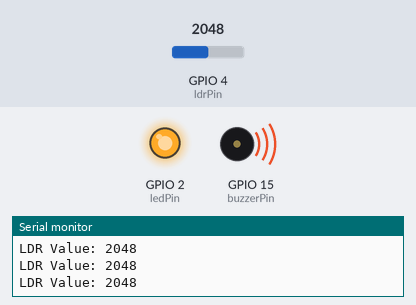
The sketch below on a simulated ESP32. On the bench: output pins drawn as LEDs (lit = HIGH), buzzer (waves = sounding), the last lines printed to the serial monitor. The inputs (shaded band) are chosen by the test bench; at power-on: GPIO 4 (ldrPin) = 2048.

Above: at 1.25 s.
1.3 s: GPIO 4 (ldrPin) set to 1529
4.3 s: GPIO 4 (ldrPin) set to 1455
At 5.7 s:
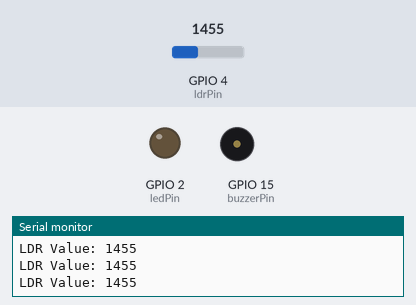
6.0 s: GPIO 4 (ldrPin) set to 1540
At 6.3 s:
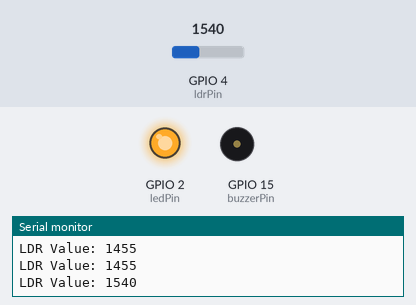
9.0 s: GPIO 4 (ldrPin) set to 1460
At 9.6 s:
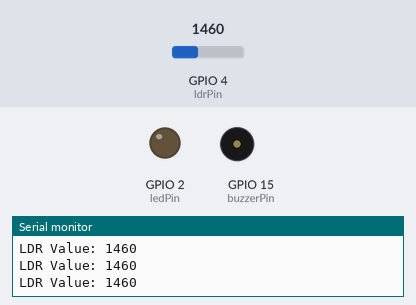
Timing chart, 0 to 11.6 s (numbered marks = the images above; inputs shaded):
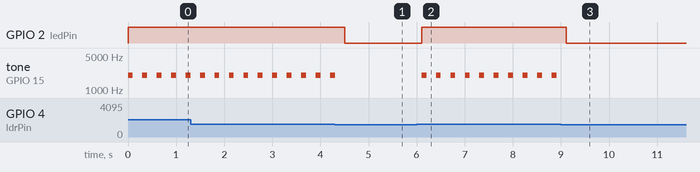

The sketch:

ESP32_LDR_LED_Buzzer.ino
```cpp
// --- LDR + LED + Buzzer (ESP32) ---
// Project: Light-Activated Alert System
// Author: Milad Mohseni


// Description: This project reads light intensity using an LDR (Light Dependent Resistor)
// and triggers both an LED and a buzzer when the light level exceeds a certain threshold.
// The LED turns on while the light is detected, and the buzzer emits a short audible alert.
//
// Hardware connections:
//   - LDR: one leg to 3.3V, the other leg connected to GPIO4 (ADC) and 10kΩ resistor to GND
//   - LED: anode to GPIO2, cathode to GND
//   - Buzzer: positive pin to GPIO15, negative pin to GND
//
// Notes:
//   - Analog readings from the LDR range from 0 (dark) to 4095 (bright)
//   - Adjust lightThreshold according to ambient lighting conditions
//   - Buzzer emits a short pulse each time light exceeds the threshold

const int ldrPin    = 4;   // ADC pin connected to LDR
const int ledPin    = 2;   // LED pin
const int buzzerPin = 15;  // Buzzer pin (PWM-capable)

const int lightThreshold = 1500;  // Light intensity threshold to trigger LED and buzzer

void setup() {
  Serial.begin(115200);        // Initialize serial communication for debugging
  pinMode(ledPin, OUTPUT);     // Configure LED pin as output
  pinMode(buzzerPin, OUTPUT);  // Configure Buzzer pin as output
}

void loop() {
  int ldrValue = analogRead(ldrPin);  // Read LDR analog value
  Serial.print("LDR Value: ");
  Serial.println(ldrValue);           // Print value to serial monitor

  if (ldrValue > lightThreshold) {
    digitalWrite(ledPin, HIGH);       // Turn LED ON
    tone(buzzerPin, 2000);            // Emit buzzer sound (2 kHz)
    delay(100);                        // Short beep duration
    noTone(buzzerPin);                 // Turn buzzer OFF
  } else {
    digitalWrite(ledPin, LOW);        // LED OFF if light is below threshold
  }

  delay(200);                          // Small delay to stabilize readings
}
```

Measured:
- the behaviour switches between 1501 and 1500 on GPIO 4 (ldrPin) (found by bisection; images 0 and 1)
- after the input at 4.3 s, GPIO 2 (ledPin): HIGH → LOW after 0.20 s; tone on GPIO 15 (buzzerPin): goes on until 4.3 s, then stays silent
- after the input at 6.0 s, GPIO 2 (ledPin): LOW → HIGH after 0.11 s; tone on GPIO 15 (buzzerPin): alternates 2000 Hz for 0.10 s and silent for 0.20 s, starting after 0.11 s
- after the input at 9.0 s, GPIO 2 (ledPin): HIGH → LOW after 0.11 s; tone on GPIO 15 (buzzerPin): stops changing and stays silent
- by itself, tone on GPIO 15 (buzzerPin): alternates 2000 Hz for 0.10 s and silent for 0.20 s
